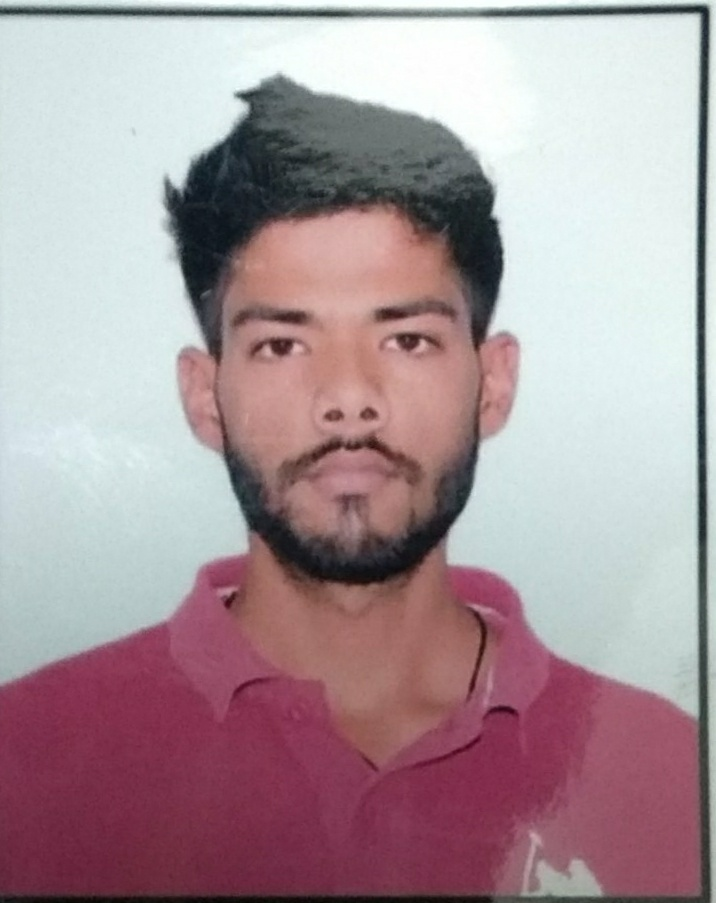
#> input picture dataset/himanshu.jpg, 716 x 903 px, found by its file name
$ jupyter execute draw_on_Image.ipynb
#> lines starting #> are read from the running program, lines starting #| are printed output that depends on the picture; after the words box and inside, x2 and y2 are one past the last pixel; in counts of white or black regions, pixels touching at a corner belong together
[cell 1]
import cv2

[cell 2]
img=cv2.imread('himanshu.jpg')
#> img is the input picture: shape (903, 716, 3); mean B, G, R 155.4, 150.1, 169.5
cv2.line(img,(100,100),(300,100),(0,0,255),2)
cv2.rectangle(img,(100,200),(300,400),(255,255,0),2)
cv2.ellipse(img,(300,80),(80,20),30,255,90,(255),-1) #-for filled value
#cv2.rectangle(img,(100,200),(300,400),(255,255,0),-1)  for filled rectangle
cv2.putText(img,'himanshu',(100,220),cv2.FONT_HERSHEY_COMPLEX,5,(255,0,0),5,cv2.LINE_AA)#cv2 for smoothness in text
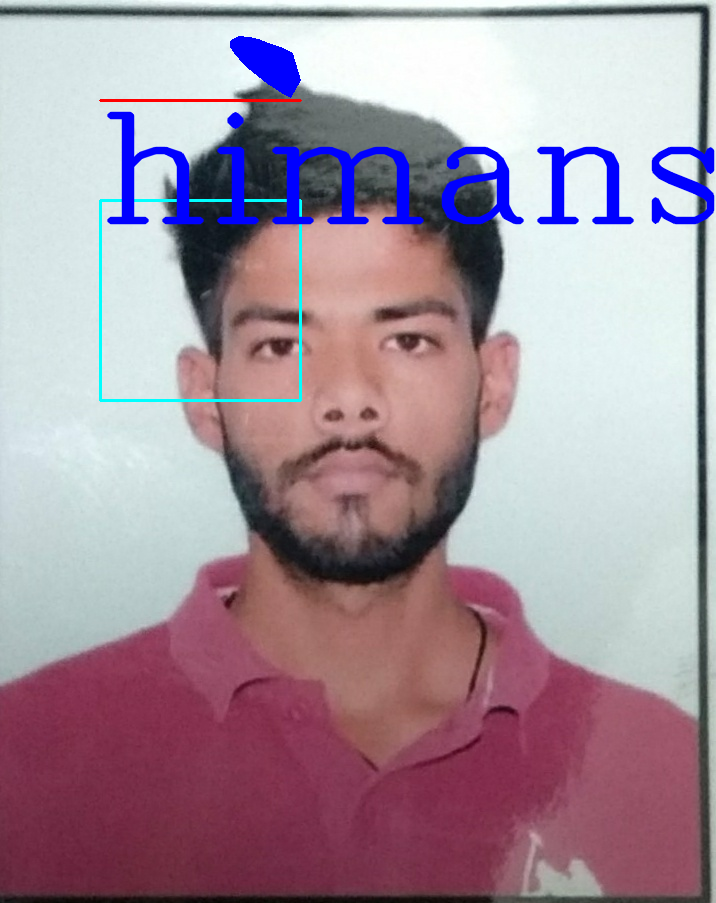
#> img: shape (903, 716, 3); mean B, G, R 157.9, 145.5, 164.4
#cv2.imwrite('ss.jpg',img)
#cv2.imwrite('ssss.png',img)
cv2.imshow('',img)
cv2.waitKey(0)

[cell 3]
import numpy as np

[cell 4]
img2=cv2.imread('himanshu.jpg',cv2.IMREAD_COLOR)
pts=np.array([[10,5],[20,30],[70,20],[10,50],[70,5]],np.int32)
pts=pts.reshape((-1,1,2))
img2=cv2.polylines(img2,[pts],False,(0,0,255))
#> img2: shape (903, 716, 3); 0.03% of pixels changed, all inside (x1, y1, x2, y2) = (10, 5, 71, 51)
cv2.imshow('',img2)
cv2.waitKey(0)
